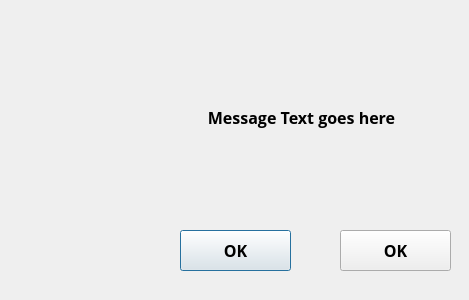
<?xml version="1.0" encoding="UTF-8"?>
<ui version="4.0">
 <class>Dialog</class>
 <widget class="QDialog" name="Dialog">
  <property name="windowModality">
   <enum>Qt::ApplicationModal</enum>
  </property>
  <property name="geometry">
   <rect>
    <x>0</x>
    <y>0</y>
    <width>469</width>
    <height>300</height>
   </rect>
  </property>
  <property name="font">
   <font>
    <family>Open Sans</family>
    <pointsize>12</pointsize>
   </font>
  </property>
  <property name="windowTitle">
   <string>Worldengine Dialog</string>
  </property>
  <property name="windowIcon">
   <iconset resource="new_gui_4.qrc">
    <normaloff>:/Images/icon.png</normaloff>:/Images/icon.png</iconset>
  </property>
  <property name="styleSheet">
   <string notr="true"/>
  </property>
  <property name="modal">
   <bool>true</bool>
  </property>
  <widget class="QPushButton" name="btnCentre">
   <property name="geometry">
    <rect>
     <x>180</x>
     <y>230</y>
     <width>111</width>
     <height>41</height>
    </rect>
   </property>
   <property name="font">
    <font>
     <family>Open Sans</family>
     <pointsize>12</pointsize>
     <weight>75</weight>
     <bold>true</bold>
    </font>
   </property>
   <property name="text">
    <string>OK</string>
   </property>
  </widget>
  <widget class="QLabel" name="lblIcon">
   <property name="geometry">
    <rect>
     <x>0</x>
     <y>40</y>
     <width>141</width>
     <height>141</height>
    </rect>
   </property>
   <property name="text">
    <string/>
   </property>
   <property name="pixmap">
    <pixmap resource="new_gui_4.qrc">:/Images/error.png</pixmap>
   </property>
   <property name="alignment">
    <set>Qt::AlignCenter</set>
   </property>
  </widget>
  <widget class="QLabel" name="lblMsg">
   <property name="geometry">
    <rect>
     <x>156</x>
     <y>32</y>
     <width>291</width>
     <height>171</height>
    </rect>
   </property>
   <property name="font">
    <font>
     <family>Open Sans</family>
     <pointsize>12</pointsize>
     <weight>75</weight>
     <bold>true</bold>
    </font>
   </property>
   <property name="text">
    <string>Message Text goes here</string>
   </property>
   <property name="alignment">
    <set>Qt::AlignCenter</set>
   </property>
   <property name="wordWrap">
    <bool>true</bool>
   </property>
  </widget>
  <widget class="QPushButton" name="btnRight">
   <property name="geometry">
    <rect>
     <x>340</x>
     <y>230</y>
     <width>111</width>
     <height>41</height>
    </rect>
   </property>
   <property name="font">
    <font>
     <family>Open Sans</family>
     <pointsize>12</pointsize>
     <weight>75</weight>
     <bold>true</bold>
    </font>
   </property>
   <property name="text">
    <string>OK</string>
   </property>
  </widget>
 </widget>
 <resources>
  <include location="new_gui_4.qrc"/>
 </resources>
 <connections/>
</ui>
